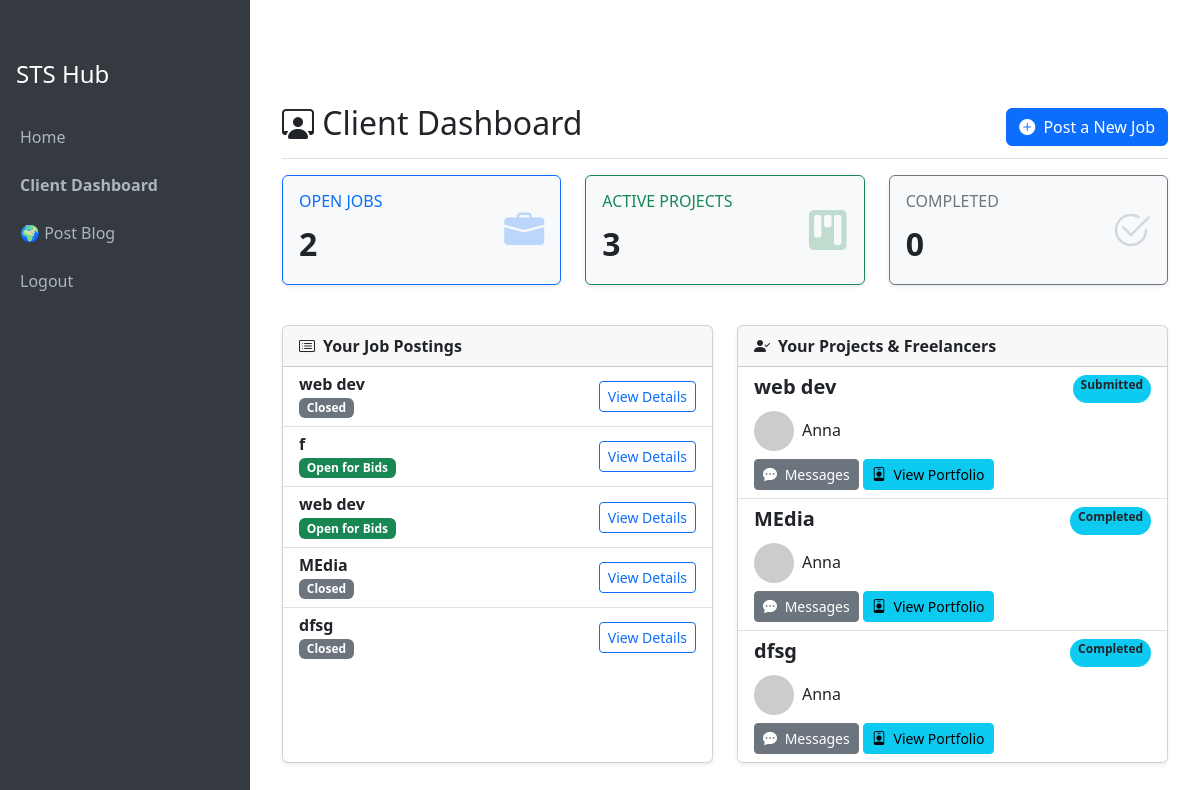
/client/dashboard (signed in), run on the app's committed database.
### models.py (models this page shows, shortened)
class Job(db.Model):
    id = db.Column(db.Integer, primary_key=True)
    client_id = db.Column(db.Integer, db.ForeignKey("user.id"), nullable=False)
    title = db.Column(db.String(255), nullable=False)
    description = db.Column(db.Text, nullable=False)
    budget = db.Column(db.Float, nullable=False)
    status = db.Column(db.String(50), default="open")
    created_at = db.Column(db.DateTime, default=datetime.utcnow)
    client = db.relationship("User", foreign_keys=[client_id])

class Project(db.Model):
    id = db.Column(db.Integer, primary_key=True)
    job_id = db.Column(db.Integer, db.ForeignKey("job.id"))
    student_id = db.Column(db.Integer, db.ForeignKey("user.id"))
    client_id = db.Column(db.Integer, db.ForeignKey("user.id"))
    status = db.Column(db.String(50), default="in_progress")  # in_progress, submitted, completed
    progress = db.Column(db.String(255))
    final_file = db.Column(db.String(300))
    approval_code = db.Column(db.String(12), nullable=True)   # generated when approved
    verified = db.Column(db.Boolean, default=False)           # set by admin
    created_at = db.Column(db.DateTime, default=datetime.utcnow)
    job = db.relationship("Job")
    student = db.relationship("User", foreign_keys=[student_id])
    client = db.relationship("User", foreign_keys=[client_id])

class User(db.Model, UserMixin):
    id = db.Column(db.Integer, primary_key=True)
    username = db.Column(db.String(80), unique=False,nullable=False)
    password = db.Column(db.String(200), nullable=False)
    role = db.Column(db.String(20), nullable=False)
    status = db.Column(db.String(20), default="pending")
    badge = db.Column(db.String(100), default=None)
    bio = db.Column(db.Text, default="")
    skills = db.Column(db.Text, default="")
    resume = db.Column(db.String(200), default=None)
    profile_pic = db.Column(db.String(200), default="static/default_avatar.png")
    email = db.Column(db.String(120), unique=True, nullable=True)
    college_id = db.Column(db.String(200), nullable=True)
    company_name = db.Column(db.String(200), nullable=True)
    company_address = db.Column(db.String(300), nullable=True)
    contact_number = db.Column(db.String(50), nullable=True)
    website = db.Column(db.String(200), nullable=True)
    proof_file = db.Column(db.String(200), nullable=True)  # uploaded proof doc

### routes/client_routes.py (the view)
@client_bp.route("/dashboard")
@login_required
def dashboard():
    if current_user.role != "Client":
        abort(403)
    jobs = Job.query.filter_by(client_id=current_user.id).all()
    projects = Project.query.filter_by(client_id=current_user.id).all()
    return render_template("client_dashboard.html", jobs=jobs, projects=projects)

### app.py (called while the page is built)
@login_manager.user_loader
def load_user(user_id):
    return User.query.get(int(user_id))

### templates/client_dashboard.html (shortened to what this page needs)
{% extends "base.html" %}
{% block content %}
<div class="container py-5">
  <div class="d-flex justify-content-between flex-wrap flex-md-nowrap align-items-center pt-3 pb-2 mb-3 border-bottom">
    <h1 class="h2"><i class="bi bi-person-workspace"></i> Client Dashboard</h1>
    <a class="btn btn-primary" href="{{ url_for('client.post_job') }}">
      <i class="bi bi-plus-circle-fill me-1"></i> Post a New Job
    </a>
  </div>
  <div class="row mb-4">
    <div class="col-md-6 col-lg-4 mb-3">
      <div class="card bg-light border-primary shadow-sm h-100">
        <div class="card-body d-flex justify-content-between align-items-center">
          <div>
            <h6 class="card-title text-primary">OPEN JOBS</h6>
            <p class="fs-2 fw-bold mb-0">{{ jobs|selectattr('status', 'equalto', 'open')|list|length }}</p>
          </div>
          <i class="bi bi-briefcase-fill fs-1 text-primary opacity-25"></i>
        </div>
      </div>
    </div>
    <div class="col-md-6 col-lg-4 mb-3">
      <div class="card bg-light border-success shadow-sm h-100">
        <div class="card-body d-flex justify-content-between align-items-center">
          <div>
            <h6 class="card-title text-success">ACTIVE PROJECTS</h6>
            <p class="fs-2 fw-bold mb-0">{{ projects|length }}</p>
          </div>
          <i class="bi bi-kanban-fill fs-1 text-success opacity-25"></i>
        </div>
      </div>
    </div>
    <div class="col-md-12 col-lg-4 mb-3">
       <div class="card bg-light border-secondary shadow-sm h-100">
        <div class="card-body d-flex justify-content-between align-items-center">
          <div>
            <h6 class="card-title text-secondary">COMPLETED</h6>
            <p class="fs-2 fw-bold mb-0">0</p> </div>
          <i class="bi bi-check2-circle fs-1 text-secondary opacity-25"></i>
        </div>
      </div>
    </div>
  </div>
  <div class="row">
    <div class="col-lg-6 mb-4">
      <div class="card shadow-sm h-100">
        <div class="card-header fw-bold">
          <i class="bi bi-card-list me-2"></i>Your Job Postings
        </div>
        <div class="list-group list-group-flush">
          {% for job in jobs %}
            <div class="list-group-item d-flex justify-content-between align-items-center">
              <div>
                <h6 class="mb-0 fw-bold">{{ job.title }}</h6>
                {% if job.status == 'open' %}
                  <span class="badge bg-success">Open for Bids</span>
                {% elif job.status == 'in progress' %}
                  <span class="badge bg-warning text-dark">In Progress</span>
                {% else %}
                  <span class="badge bg-secondary">{{ job.status|title }}</span>
                {% endif %}
              </div>
              <a class="btn btn-sm btn-outline-primary" href="{{ url_for('student.job_detail', job_id=job.id) }}">View Details</a>
            </div>
          {% else %}
            <div class="card-body text-center text-muted">
              <p>You haven't posted any jobs yet.</p>
              <p>Ready to find the perfect freelancer?</p>
              <a class="btn btn-primary" href="{{ url_for('client.post_job') }}">Post Your First Job</a>
            </div>
          {% endfor %}
        </div>
      </div>
    </div>
    <div class="col-lg-6 mb-4">
      <div class="card shadow-sm h-100">
        <div class="card-header fw-bold">
          <i class="bi bi-person-check-fill me-2"></i>Your Projects & Freelancers
        </div>
        <div class="list-group list-group-flush">
          {% for p in projects %}
            <div class="list-group-item">
              <div class="d-flex w-100 justify-content-between">
                <h5 class="mb-1 fw-bold">{{ p.job.title }}</h5>
                <span class="badge rounded-pill bg-info text-dark">{{ p.status|title }}</span>
              </div>
              <div class="d-flex align-items-center my-2">
                <img src="https://via.placeholder.com/40" class="rounded-circle me-2" alt="Freelancer Avatar">
                <div>
                  <h6 class="mb-0">{{ p.student.username }}</h6>
                </div>
              </div>
              <div class="mt-2">
                 <a class="btn btn-sm btn-secondary" href="{{ url_for('message.project_messages', project_id=p.id) }}"><i class="bi bi-chat-dots-fill me-1"></i> Messages</a>
                 <a class="btn btn-sm btn-info" href="{{ url_for('student.portfolio', student_id=p.student.id) }}"><i class="bi bi-person-badge me-1"></i> View Portfolio</a>
              </div>
            </div>
          {% else %}
            <div class="card-body text-center text-muted">
                <p>You have no active projects.</p>
                <p>Once you hire a freelancer, their project will appear here.</p>
            </div>
          {% endfor %}
        </div>
      </div>
    </div>
  </div>
</div>
{% endblock %}

### templates/base.html (shortened to what this page needs)
<!DOCTYPE html>
<html>
<head>
  <link href="https://cdn.jsdelivr.net/npm/bootstrap@5.3.2/dist/css/bootstrap.min.css" rel="stylesheet">
 <link rel="stylesheet" href="https://cdn.jsdelivr.net/npm/bootstrap-icons@1.10.5/font/bootstrap-icons.css">
 <link rel="stylesheet" href="https://cdn.jsdelivr.net/npm/bootstrap-icons@1.10.5/font/bootstrap-icons.css">
 <link rel="stylesheet" href="https://cdn.jsdelivr.net/npm/bootstrap-icons@1.10.5/font/bootstrap-icons.css">
<link rel="stylesheet" href="https://cdn.jsdelivr.net/npm/bootstrap-icons@1.10.5/font/bootstrap-icons.css">
<link rel="stylesheet" href="https://cdn.jsdelivr.net/npm/bootstrap-icons@1.10.5/font/bootstrap-icons.css">
<link rel="stylesheet" href="https://cdn.jsdelivr.net/npm/bootstrap-icons@1.10.5/font/bootstrap-icons.css">
  <link rel="stylesheet" href="https://cdn.jsdelivr.net/npm/bootstrap-icons@1.10.5/font/bootstrap-icons.css">
</head>
<body>
<div class="sidebar">
  <div class="px-3 mb-4">
    <h4>STS Hub</h4>
  </div>
  <ul class="nav flex-column">
    <li>
      <a class="{% if request.endpoint == 'auth.index' %}active fw-bold{% endif %}" href="{{ url_for('auth.index') }}">
        Home
      </a>
    </li>
    {% if current_user.is_authenticated %}
      {% if current_user.role == "Client" %}
        <li>
          <a class="{% if request.endpoint == 'client.dashboard' %}active fw-bold{% endif %}"
             href="{{ url_for('client.dashboard') }}">
            Client Dashboard
          </a>
        </li>
      {% endif %}
      {% if current_user.role in ["Student", "Client"] %}
        <li>
          <a class="{% if request.endpoint == 'blog.post_blog' %}active fw-bold{% endif %}"
             href="{{ url_for('blog.post_blog') }}">
            🌍 Post Blog
          </a>
        </li>
      {% endif %}
      <li><a href="{{ url_for('auth.logout') }}">Logout</a></li>
    {% else %}
      <li><a href="{{ url_for('auth.login') }}">Login</a></li>
      <li><a href="{{ url_for('auth.register') }}">Register</a></li>
    {% endif %}
  </ul>
</div>
  <div class="content">
    {% block content %}{% endblock %}
  </div>
</body>
</html>

### templates/base.html (style rules this page uses)
body { min-height: 100vh; display: flex; flex-direction: row; }
.sidebar { width: 250px; background-color: #343a40; color: #fff; flex-shrink: 0; position: fixed; top: 0; bottom: 0; padding-top: 60px; }
.sidebar a { color: #adb5bd; text-decoration: none; display: block; padding: 12px 20px; }
.content { margin-left: 250px; padding: 20px; width: 100%; }

### data on the page
Job: title "web dev", status "Closed"
Job: title "f", status "Open for Bids"
Job: title "web dev", status "Open for Bids"
Job: title "MEdia", status "Closed"
Job: title "dfsg", status "Closed"
Project: job "web dev", status "Submitted", student.username "Anna"
Project: job "MEdia", status "Completed", student.username "Anna"
Project: job "dfsg", status "Completed", student.username "Anna"

### other printed values
{{ jobs|selectattr('status', 'equalto', 'open')|list|length }} "2"
{{ projects|length }} "3"
